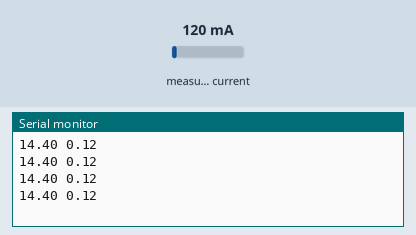
Bench run of a sketch on a simulated Arduino Uno, built with avr-gcc and run on an emulated ATmega328P. Parts: the last lines printed to the serial monitor. Inputs (shaded band) come from the test bench; at power-on: measured current 120 mA.

Above: at 1.5 s.
1.6 s: measured current set to 40 mA
At 2.04 s:
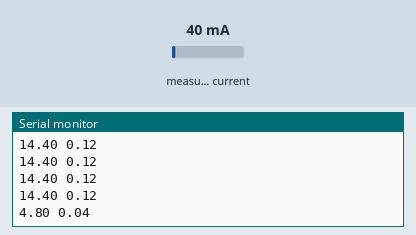
3.1 s: measured current set to 500 mA
At 3.13 s:
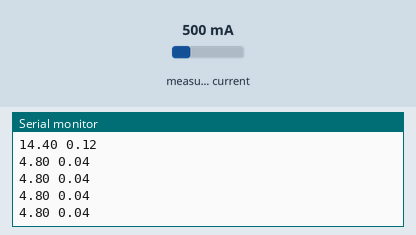
Timing chart, 0 to 6.1 s (numbered marks = the images above; inputs shaded):
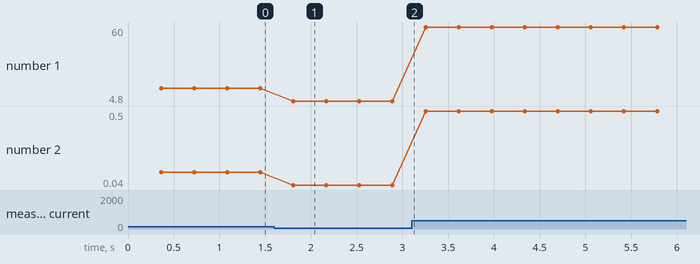

The sketch:

CurrentReader2.ino
```cpp
/*
 * Filename: CurrentReader2
 * For Prototype1
 * By Varnika Sinha
 * December 3, 2016
 *
 * This program measures the current using the voltage
 */

#include "EmonLib.h" //Include EmonLib library
EnergyMonitor emon1; //Create an instance

void setup()
{
  Serial.begin(9600);
  emon1.current(A0, 0.768);             // Current: input pin, calibration.
}

void loop()
{

  double Irms = emon1.calcIrms(3000);  // Calculate Irms only

  Serial.print((Irms)*120); // Apparent power
  Serial.print(" ");
  Serial.println(Irms);          // Irms


  //emon1.serialprint();
}
```

Measured:
- after the input at 1.6 s, the serial monitor: prints a new line after 0.21 s (image 1)
- plotted number 1: 14.4 → 4.8 after the input at 1.6 s, 4.8 → 60 after the input at 3.1 s
- plotted number 2: 0.12 → 0.04 after the input at 1.6 s, 0.04 → 0.5 after the input at 3.1 s
